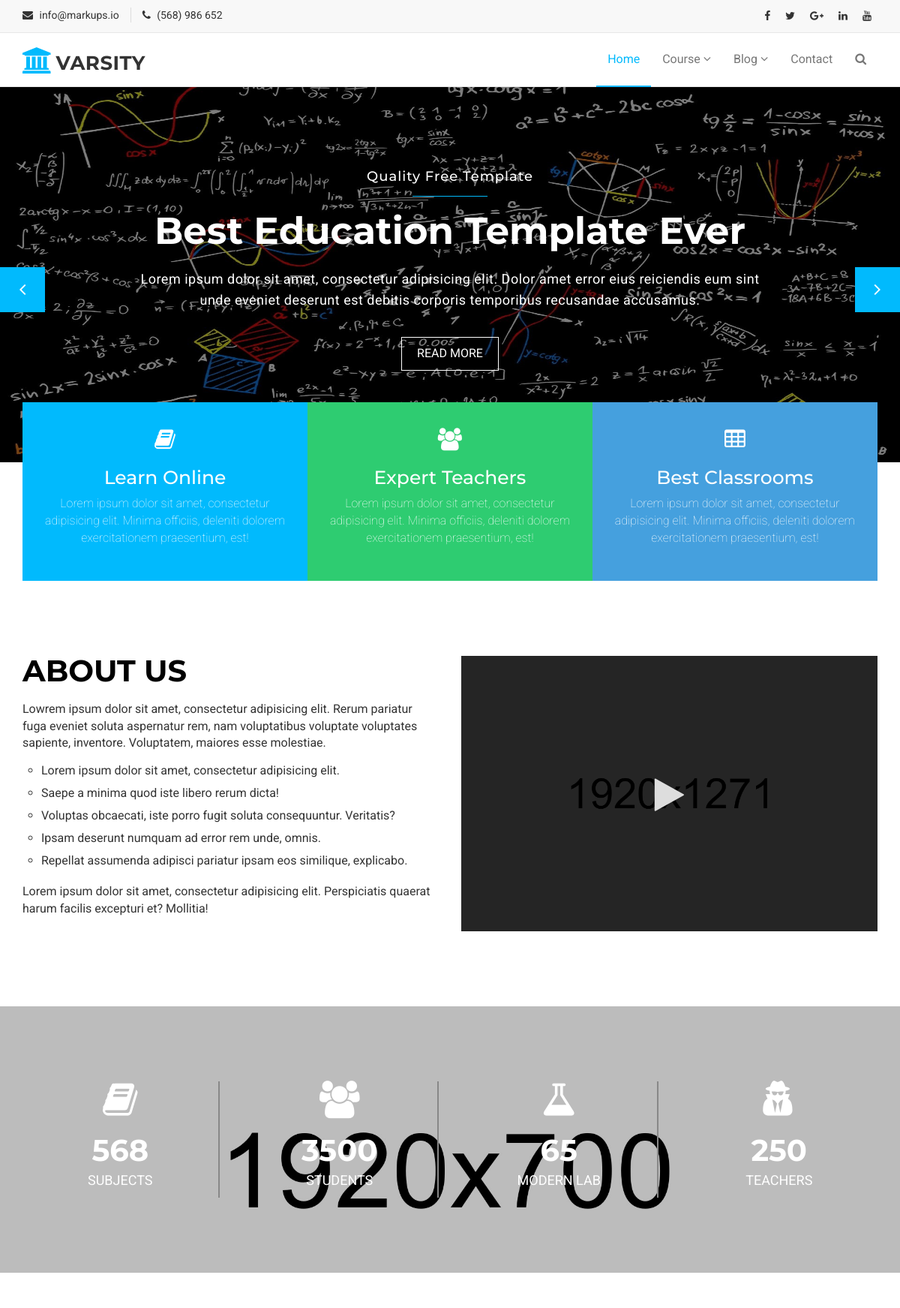
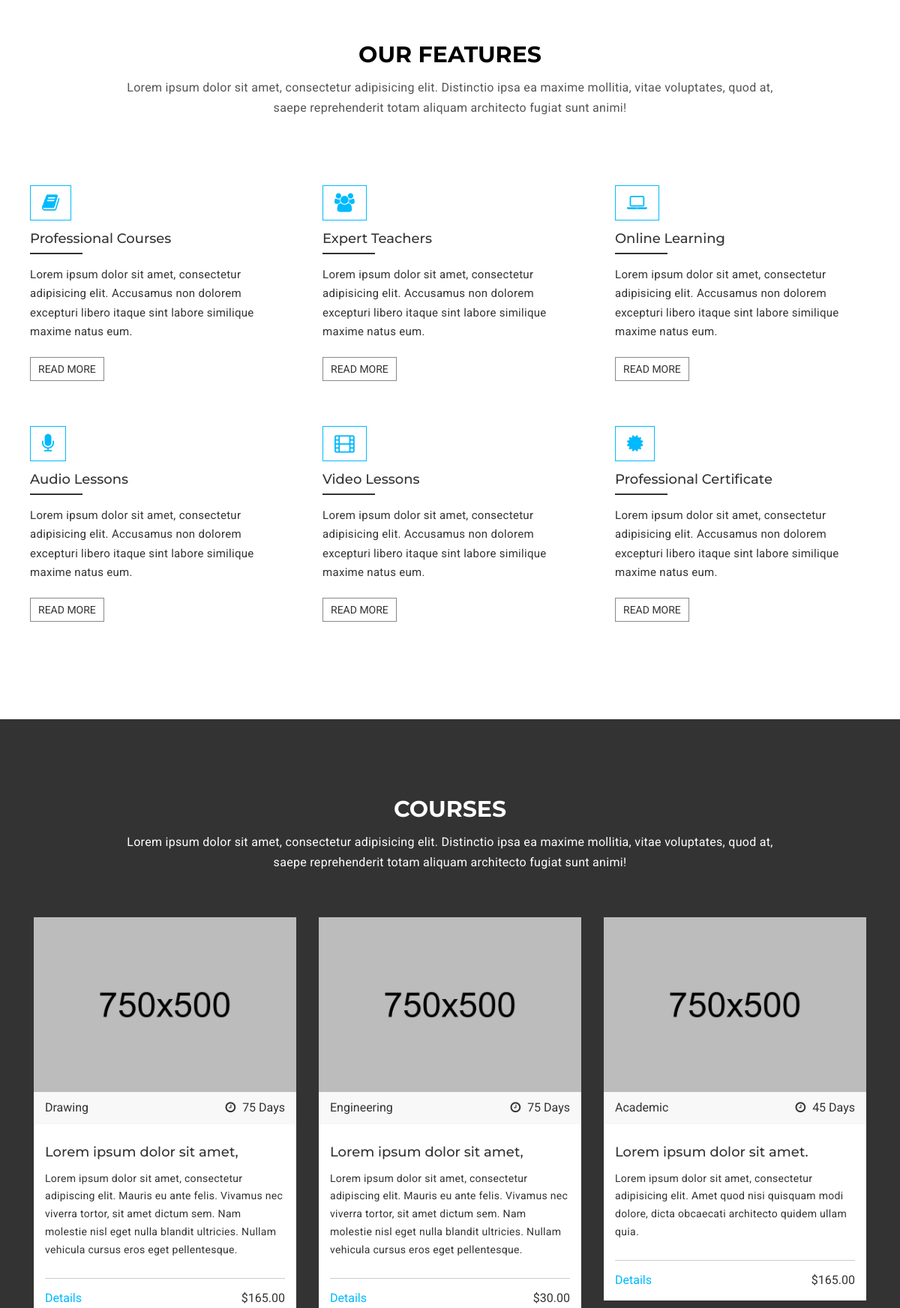
The page / (upper part) on the database its author committed (2 pictures, top to bottom).
### tables this page shows
CREATE TABLE `sliders` (
  `id` int(11) NOT NULL,
  `title` varchar(255) DEFAULT NULL,
  `title_2` text DEFAULT NULL,
  `description` text DEFAULT NULL,
  `attachment` varchar(255) DEFAULT NULL,
  `date` datetime NOT NULL DEFAULT current_timestamp()
);

CREATE TABLE `courses` (
  `id` int(11) NOT NULL,
  `name` varchar(255) DEFAULT NULL,
  `attachment` varchar(255) DEFAULT NULL,
  `short_desc` text DEFAULT NULL,
  `long_desc` text DEFAULT NULL,
  `duration` int(11) NOT NULL DEFAULT 0,
  `price` decimal(10,2) NOT NULL DEFAULT 0.00,
  `date` datetime NOT NULL DEFAULT current_timestamp()
);

### application/controllers/Front.php (called while the page is built, shortened)
<?php
class Front extends CI_Controller
{
	public function loads($view, $data = [])
	{
		$this->load->view('header', $data);
		$this->load->view($view, $data);
		$this->load->view('footer', $data);
	}
	public function index()
	{
		$data = [];
		$data["title"] = "Welcome to " . SITENAME;
		$courseData = getRows("md5(id) as id, name, short_desc,long_desc,date,attachment,duration,price", "courses", "1=1");
		$sliderData = getRows("md5(id) as id, title, title_2,description,date,attachment", "sliders", "1=1");
		$aboutData = getRows("md5(id) as id, content_key, content_value", "contents", "content_key like 'about%'");
        $aboutData = array_column($aboutData, 'content_value', 'content_key');
        $data["courseData"] = $courseData;
        $data["sliderData"] = $sliderData;
        $data["aboutData"] = $aboutData;
		$this->loads("index", $data);
	}
}

### index.php (called while the page is built, shortened)
<?php
require_once BASEPATH.'core/CodeIgniter.php';

### application/helpers/fn_helper.php (called while the page is built, shortened)
<?php
function getRows($fields, $table, $where = '1=1')
{
    $ci = &get_instance();
    $q = $ci->db->query("select $fields from $table where $where");
    return $q->result_array();
}

### application/views/index.php (the view, shortened to what this page needs)
<section id="mu-slider">
    <?php
    foreach ($sliderData as $slider) {
    ?>
        <div class="mu-slider-single">
            <div class="mu-slider-img">
                <figure>
                    <img src="<?=base_url()?>/src/uploads/<?=$slider["attachment"]?>" alt="img">
                </figure>
            </div>
            <div class="mu-slider-content">
                <h4><?=$slider["title"]?></h4>
                <span></span>
                <h2><?=$slider["title_2"]?></h2>
                <p><?=$slider["description"]?></p>
                <a href="#" class="mu-read-more-btn">Read More</a>
            </div>
        </div>
    <?php
    }
    ?>
</section>
<section id="mu-service">
    <div class="container">
        <div class="row">
            <div class="col-lg-12 col-md-12">
                <div class="mu-service-area">
                    <div class="mu-service-single">
                        <span class="fa fa-book"></span>
                        <h3>Learn Online</h3>
                        <p>Lorem ipsum dolor sit amet, consectetur adipisicing elit. Minima officiis, deleniti dolorem exercitationem praesentium, est!</p>
                    </div>
                    <div class="mu-service-single">
                        <span class="fa fa-users"></span>
                        <h3>Expert Teachers</h3>
                        <p>Lorem ipsum dolor sit amet, consectetur adipisicing elit. Minima officiis, deleniti dolorem exercitationem praesentium, est!</p>
                    </div>
                    <div class="mu-service-single">
                        <span class="fa fa-table"></span>
                        <h3>Best Classrooms</h3>
                        <p>Lorem ipsum dolor sit amet, consectetur adipisicing elit. Minima officiis, deleniti dolorem exercitationem praesentium, est!</p>
                    </div>
                </div>
            </div>
        </div>
    </div>
</section>
<section id="mu-about-us">
    <div class="container">
        <div class="row">
            <div class="col-md-12">
                <div class="mu-about-us-area">
                    <div class="row">
                        <div class="col-lg-6 col-md-6">
                            <div class="mu-about-us-left">
                                <div class="mu-title">
                                    <h2>About Us</h2>
                                </div>
                                <?=$aboutData["about_text"]?>
                            </div>
                        </div>
                        <div class="col-lg-6 col-md-6">
                            <div class="mu-about-us-right">
                                <a id="mu-abtus-video" href="<?=$aboutData["about_video"]?>" target="mutube-video">
                                    <img src="img/about-us.jpg" alt="img">
                                </a>
                            </div>
                        </div>
                    </div>
                </div>
            </div>
        </div>
    </div>
</section>
<section id="mu-abtus-counter">
    <div class="container">
        <div class="row">
            <div class="col-md-12">
                <div class="mu-abtus-counter-area">
                    <div class="row">
                        <div class="col-lg-3 col-md-3 col-sm-3">
                            <div class="mu-abtus-counter-single">
                                <span class="fa fa-book"></span>
                                <h4 class="counter">568</h4>
                                <p>Subjects</p>
                            </div>
                        </div>
                        <div class="col-lg-3 col-md-3 col-sm-3">
                            <div class="mu-abtus-counter-single">
                                <span class="fa fa-users"></span>
                                <h4 class="counter">3500</h4>
                                <p>Students</p>
                            </div>
                        </div>
                        <div class="col-lg-3 col-md-3 col-sm-3">
                            <div class="mu-abtus-counter-single">
                                <span class="fa fa-flask"></span>
                                <h4 class="counter">65</h4>
                                <p>Modern Lab</p>
                            </div>
                        </div>
                        <div class="col-lg-3 col-md-3 col-sm-3">
                            <div class="mu-abtus-counter-single no-border">
                                <span class="fa fa-user-secret"></span>
                                <h4 class="counter">250</h4>
                                <p>Teachers</p>
                            </div>
                        </div>
                    </div>
                </div>
            </div>
        </div>
    </div>
</section>
<section id="mu-features">
    <div class="container">
        <div class="row">
            <div class="col-lg-12 col-md-12">
                <div class="mu-features-area">
                    <div class="mu-title">
                        <h2>Our Features</h2>
                        <p>Lorem ipsum dolor sit amet, consectetur adipisicing elit. Distinctio ipsa ea maxime mollitia, vitae voluptates, quod at, saepe reprehenderit totam aliquam architecto fugiat sunt animi!</p>
                    </div>
                    <div class="mu-features-content">
                        <div class="row">
                            <div class="col-lg-4 col-md-4  col-sm-6">
                                <div class="mu-single-feature">
                                    <span class="fa fa-book"></span>
                                    <h4>Professional Courses</h4>
                                    <p>Lorem ipsum dolor sit amet, consectetur adipisicing elit. Accusamus non dolorem excepturi libero itaque sint labore similique maxime natus eum.</p>
                                    <a href="#">Read More</a>
                                </div>
                            </div>
                            <div class="col-lg-4 col-md-4 col-sm-6">
                                <div class="mu-single-feature">
                                    <span class="fa fa-users"></span>
                                    <h4>Expert Teachers</h4>
                                    <p>Lorem ipsum dolor sit amet, consectetur adipisicing elit. Accusamus non dolorem excepturi libero itaque sint labore similique maxime natus eum.</p>
                                    <a href="#">Read More</a>
                                </div>
                            </div>
                            <div class="col-lg-4 col-md-4 col-sm-6">
                                <div class="mu-single-feature">
                                    <span class="fa fa-laptop"></span>
                                    <h4>Online Learning</h4>
                                    <p>Lorem ipsum dolor sit amet, consectetur adipisicing elit. Accusamus non dolorem excepturi libero itaque sint labore similique maxime natus eum.</p>
                                    <a href="#">Read More</a>
                                </div>
                            </div>
                            <div class="col-lg-4 col-md-4 col-sm-6">
                                <div class="mu-single-feature">
                                    <span class="fa fa-microphone"></span>
                                    <h4>Audio Lessons</h4>
                                    <p>Lorem ipsum dolor sit amet, consectetur adipisicing elit. Accusamus non dolorem excepturi libero itaque sint labore similique maxime natus eum.</p>
                                    <a href="#">Read More</a>
                                </div>
                            </div>
                            <div class="col-lg-4 col-md-4 col-sm-6">
                                <div class="mu-single-feature">
                                    <span class="fa fa-film"></span>
                                    <h4>Video Lessons</h4>
                                    <p>Lorem ipsum dolor sit amet, consectetur adipisicing elit. Accusamus non dolorem excepturi libero itaque sint labore similique maxime natus eum.</p>
                                    <a href="#">Read More</a>
                                </div>
                            </div>
                            <div class="col-lg-4 col-md-4 col-sm-6">
                                <div class="mu-single-feature">
                                    <span class="fa fa-certificate"></span>
                                    <h4>Professional Certificate</h4>
                                    <p>Lorem ipsum dolor sit amet, consectetur adipisicing elit. Accusamus non dolorem excepturi libero itaque sint labore similique maxime natus eum.</p>
                                    <a href="#">Read More</a>
                                </div>
                            </div>
                        </div>
                    </div>
                </div>
            </div>
        </div>
    </div>
</section>
<section id="mu-latest-courses">
    <div class="container">
        <div class="row">
            <div class="col-lg-12 col-md-12">
                <div class="mu-latest-courses-area">
                    <div class="mu-title">
                        <h2>Courses</h2>
                        <p>Lorem ipsum dolor sit amet, consectetur adipisicing elit. Distinctio ipsa ea maxime mollitia, vitae voluptates, quod at, saepe reprehenderit totam aliquam architecto fugiat sunt animi!</p>
                    </div>
                    <div id="mu-latest-course-slide" class="mu-latest-courses-content">
                        <?php
                        foreach ($courseData as $course) {
                        ?>
                            <div class="col-lg-4 col-md-4 col-xs-12">
                                <div class="mu-latest-course-single">
                                    <figure class="mu-latest-course-img">
                                        <a href="#"><img src="img/courses/1.jpg" alt="img"></a>
                                        <figcaption class="mu-latest-course-imgcaption">
                                            <a href="#"><?= $course["name"] ?></a>
                                            <span><i class="fa fa-clock-o"></i> <?= $course["duration"] ?> Days</span>
                                        </figcaption>
                                    </figure>
                                    <div class="mu-latest-course-single-content">
                                        <h4><a href="#"> <?= $course["short_desc"] ?> </a></h4>
                                        <p><?= $course["long_desc"] ?></p>
                                        <div class="mu-latest-course-single-contbottom">
                                            <a class="mu-course-details" href="#">Details</a>
                                            <span class="mu-course-price" href="#">$<?= $course["price"] ?></span>
                                        </div>
                                    </div>
                                </div>
                            </div>
                        <?php
                        }
                        ?>
                    </div>
                </div>
            </div>
        </div>
    </div>
</section>

### src/css/theme-color/default-theme.css (style rules this page uses)
#mu-slider .mu-slider-single .mu-slider-content span { background-color: #01bafd; }
#mu-features .mu-features-area .mu-features-content .mu-single-feature span { color: #01bafd; border: 1px solid #01bafd; }
.mu-latest-course-single .mu-latest-course-single-content .mu-latest-course-single-contbottom .mu-course-details { color: #01bafd; }

### rows shown on the page
sliders: attachment (picture), title "Quality Free Template", title_2 "Best Education Template Ever", description "Lorem ipsum dolor sit amet, consectetur adipisicing elit. Dolor amet error eius reiciendis eum sint unde eveniet deserunt est debitis corporis temporibus recusandae accusamus."
courses: name "Drawing", duration "75", short_desc "Lorem ipsum dolor sit amet,", long_desc "Lorem ipsum dolor sit amet, consectetur adipiscing elit. Mauris eu ante felis. Vivamus nec viverra tortor, sit amet dictum sem. Nam molestie nisl eget nulla blandit ultricies. Nullam vehicula cursus eros eget pellentesque.", price "165.00"
courses: name "Engineering", duration "75", short_desc "Lorem ipsum dolor sit amet,", long_desc "Lorem ipsum dolor sit amet, consectetur adipiscing elit. Mauris eu ante felis. Vivamus nec viverra tortor, sit amet dictum sem. Nam molestie nisl eget nulla blandit ultricies. Nullam vehicula cursus eros eget pellentesque.", price "30.00"
courses: name "Academic", duration "45", short_desc "Lorem ipsum dolor sit amet.", long_desc "Lorem ipsum dolor sit amet, consectetur adipisicing elit. Amet quod nisi quisquam modi dolore, dicta obcaecati architecto quidem ullam quia.", price "165.00"
